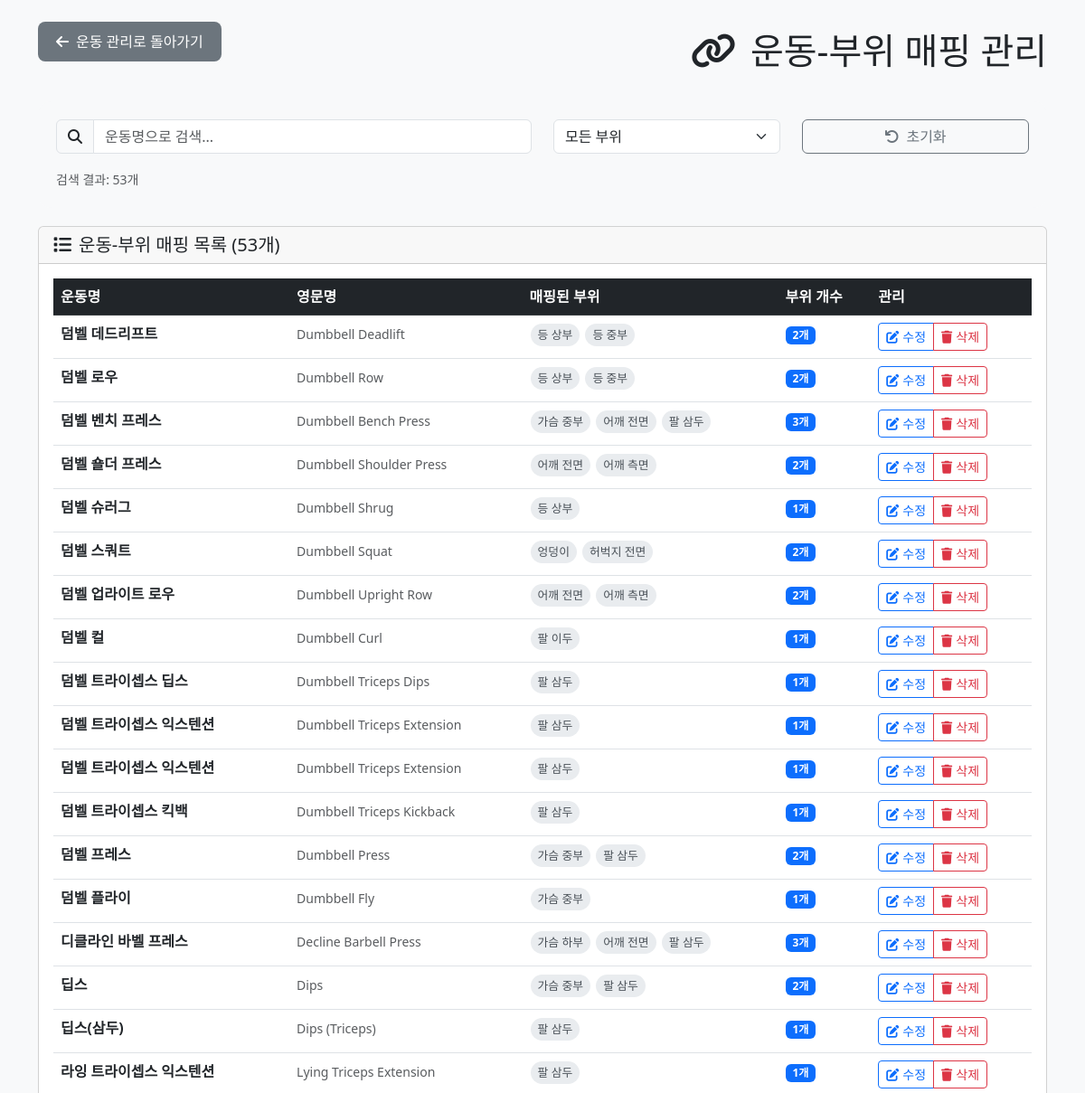
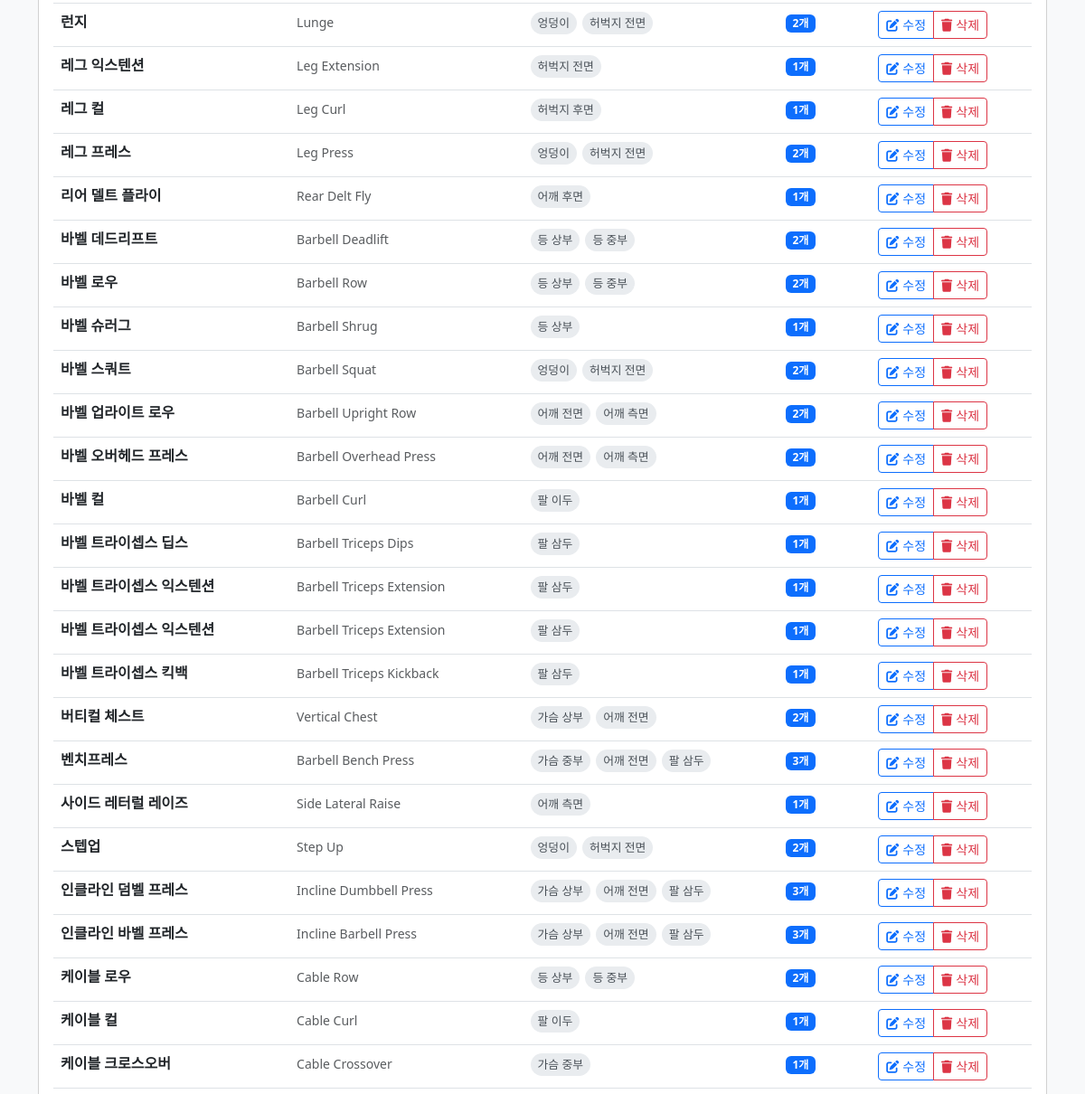
Page /admin/exercise_zone_mapping.php (signed in, upper part) on the earlier database version (2 pictures, top to bottom).
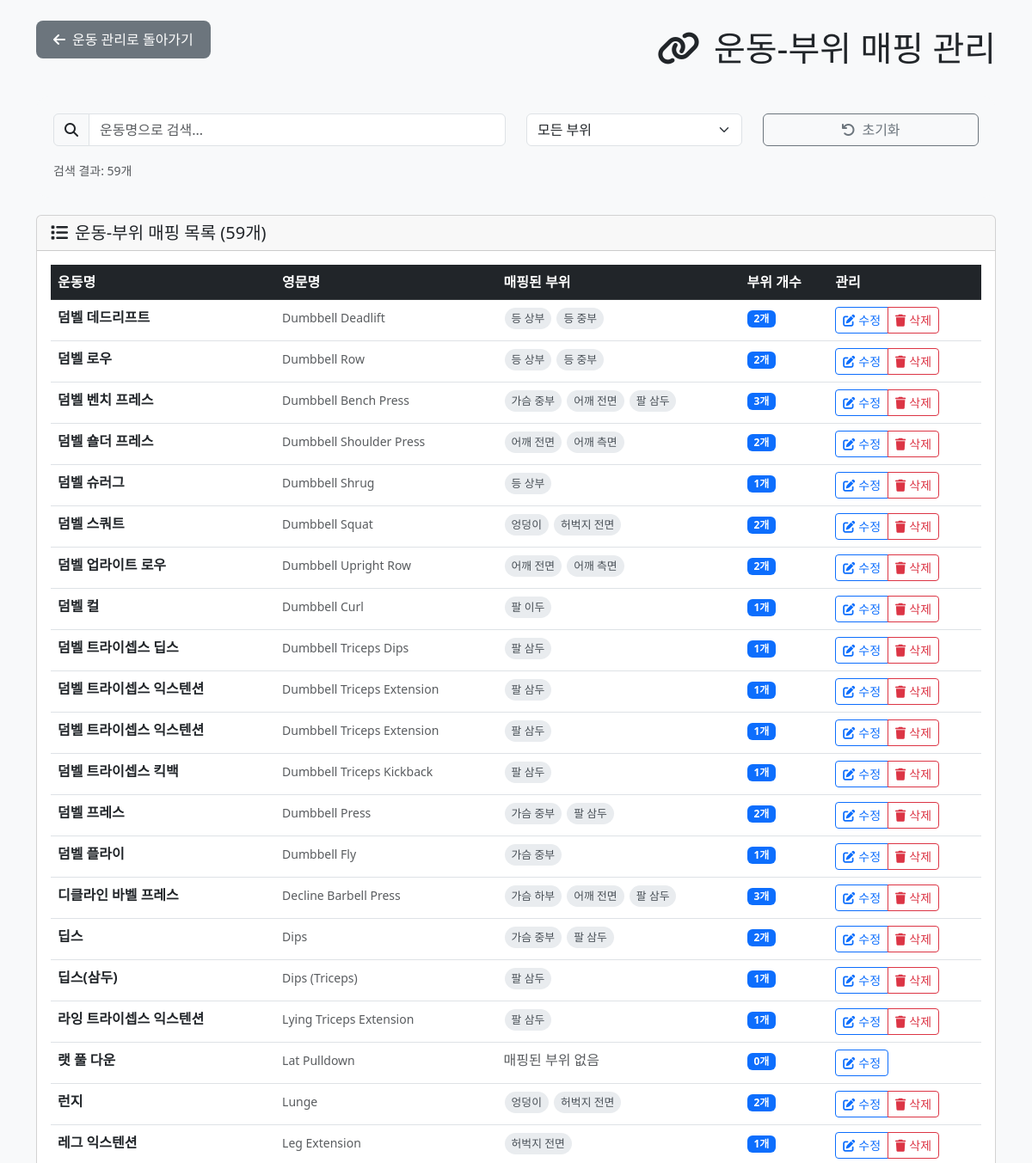
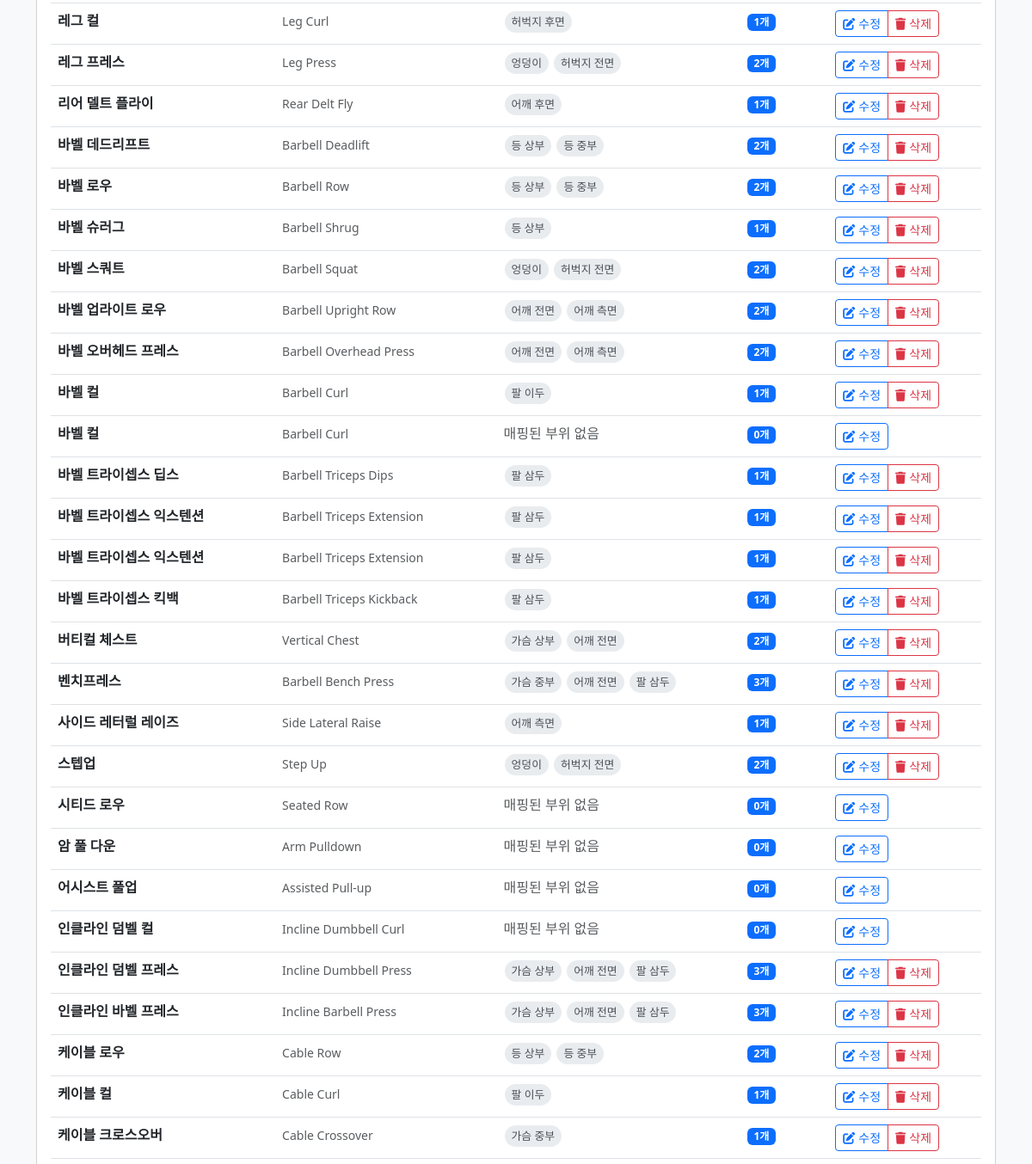
Same page on the later database version (2 pictures, top to bottom).
### tables this page shows
CREATE TABLE IF NOT EXISTS `m_exercise` (
  `ex_id` int(11) NOT NULL AUTO_INCREMENT,
  `name_kr` varchar(120) NOT NULL,
  `name_en` varchar(160) DEFAULT NULL,
  `equipment` varchar(60) DEFAULT NULL COMMENT 'Barbell/Dumbbell/Machine/Bodyweight',
  `equipment_kr` varchar(50) DEFAULT NULL COMMENT '장비명 (한글)',
  `angle` varchar(40) DEFAULT NULL COMMENT 'Flat/Incline/Decline 등',
  `angle_kr` varchar(50) DEFAULT NULL COMMENT '각도명 (한글)',
  `movement` varchar(40) DEFAULT NULL COMMENT 'Press/Pull/Extension/Curl 등',
  `movement_kr` varchar(50) DEFAULT NULL COMMENT '동작명 (한글)',
  `note` varchar(255) DEFAULT NULL,
  PRIMARY KEY (`ex_id`)
);

### admin/exercise_zone_mapping.php (the view, shortened to what this page needs)
<?php
$pdo = getDB();
$exercises = [];
try {
    $stmt = $pdo->query("
        SELECT e.*,
               COUNT(ez.zone_code) as zone_count,
               GROUP_CONCAT(DISTINCT z.zone_name_kr ORDER BY z.zone_name_kr SEPARATOR ', ') as zone_names
        FROM m_exercise e
        LEFT JOIN m_exercise_zone_target ez ON e.ex_id = ez.ex_id
        LEFT JOIN m_part_zone z ON ez.zone_code = z.zone_code
        GROUP BY e.ex_id
        ORDER BY e.name_kr
    ");
    $exercises = $stmt->fetchAll();
} catch (Exception $e) {
    $error = "운동 목록을 가져오는 중 오류가 발생했습니다: " . $e->getMessage();
}
?>
<!DOCTYPE html>
<html lang="ko">
<head>
    <link href="https://cdn.jsdelivr.net/npm/bootstrap@5.3.0/dist/css/bootstrap.min.css" rel="stylesheet">
    <link rel="stylesheet" href="https://cdnjs.cloudflare.com/ajax/libs/font-awesome/6.4.0/css/all.min.css">
</head>
<body class="bg-light">
    <div class="container mt-4">
        <div class="d-flex justify-content-between align-items-center mb-4">
            <a href="exercise_management.php" class="back-btn">
                <i class="fas fa-arrow-left me-2"></i>운동 관리로 돌아가기
            </a>
            <h1 class="mb-0">
                <i class="fas fa-link me-3"></i>운동-부위 매핑 관리
            </h1>
        </div>
        <div class="search-section">
            <div class="row">
                <div class="col-md-6">
                    <div class="input-group">
                        <span class="input-group-text"><i class="fas fa-search"></i></span>
                        <input type="text" class="form-control" id="searchInput" placeholder="운동명으로 검색...">
                    </div>
                </div>
                <div class="col-md-3">
                    <select class="form-select" id="zoneFilter">
                        <option value="">모든 부위</option>
                    </select>
                </div>
                <div class="col-md-3">
                    <button type="button" class="btn btn-outline-secondary w-100" onclick="resetFilters()">
                        <i class="fas fa-undo me-2"></i>초기화
                    </button>
                </div>
            </div>
            <div class="row mt-3">
                <div class="col-12">
                    <small class="text-muted">
                        검색 결과: <span id="resultCount"><?= count($exercises) ?></span>개
                    </small>
                </div>
            </div>
        </div>
        <div class="card">
            <div class="card-header">
                <h5 class="mb-0">
                    <i class="fas fa-list me-2"></i>운동-부위 매핑 목록 (<?= count($exercises) ?>개)
                </h5>
            </div>
            <div class="card-body">
                <div class="table-responsive">
                    <table class="table table-hover" id="exerciseTable">
                        <thead class="table-dark">
                            <tr>
                                <th>운동명</th>
                                <th>영문명</th>
                                <th>매핑된 부위</th>
                                <th>부위 개수</th>
                                <th>관리</th>
                            </tr>
                        </thead>
                        <tbody>
                            <?php foreach ($exercises as $exercise): ?>
                                <tr class="exercise-item"
                                    data-exercise-name="<?= htmlspecialchars($exercise['name_kr']) ?>"
                                    data-zone-names="<?= htmlspecialchars($exercise['zone_names'] ?? '') ?>">
                                    <td>
                                        <strong><?= htmlspecialchars($exercise['name_kr']) ?></strong>
                                    </td>
                                    <td>
                                        <small class="text-muted"><?= htmlspecialchars($exercise['name_en'] ?? '') ?></small>
                                    </td>
                                    <td>
                                        <?php if ($exercise['zone_names']): ?>
                                            <div class="zone-list">
                                                <?php
                                                $zoneArray = explode(', ', $exercise['zone_names']);
                                                foreach ($zoneArray as $zoneName):
                                                ?>
                                                    <span class="zone-badge"><?= htmlspecialchars(trim($zoneName)) ?></span>
                                                <?php endforeach; ?>
                                            </div>
                                        <?php else: ?>
                                            <span class="text-muted">매핑된 부위 없음</span>
                                        <?php endif; ?>
                                    </td>
                                    <td>
                                        <span class="badge bg-primary"><?= $exercise['zone_count'] ?>개</span>
                                    </td>
                                    <td>
                                        <div class="btn-group" role="group">
                                            <button type="button" class="btn btn-sm btn-outline-primary"
                                                    onclick="editMapping(<?= $exercise['ex_id'] ?>, '<?= htmlspecialchars($exercise['name_kr']) ?>')">
                                                <i class="fas fa-edit me-1"></i>수정
                                            </button>
                                            <?php if ($exercise['zone_count'] > 0): ?>
                                                <button type="button" class="btn btn-sm btn-outline-danger"
                                                        onclick="deleteMapping(<?= $exercise['ex_id'] ?>, '<?= htmlspecialchars($exercise['name_kr']) ?>')">
                                                    <i class="fas fa-trash me-1"></i>삭제
                                                </button>
                                            <?php endif; ?>
                                        </div>
                                    </td>
                                </tr>
                            <?php endforeach; ?>
                        </tbody>
                    </table>
                </div>
            </div>
        </div>
    </div>
</body>
</html>

### admin/exercise_zone_mapping.php (style rules this page uses)
.zone-badge { background: #e9ecef; color: #495057; padding: 3px 8px; border-radius: 15px; margin: 1px; display: inline-block; font-size: 0.8em; }
.back-btn { background: #6c757d; border: none; padding: 10px 20px; border-radius: 8px; color: white; text-decoration: none; display: inline-block; margin-bottom: 20px; }
.search-section { background: #f8f9fa; border-radius: 15px; padding: 20px; margin-bottom: 20px; }

Differences in the rows shown:
added m_exercise: name_kr "랫 풀 다운", name_en "Lat Pulldown", shows "매핑된 부위 없음", zone_count "0", shown under "운동-부위 매핑 목록 (59개)"
added m_exercise: name_kr "바벨 컬", name_en "Barbell Curl", shows "매핑된 부위 없음", zone_count "0", shown under "운동-부위 매핑 목록 (59개)"
added m_exercise: name_kr "시티드 로우", name_en "Seated Row", shows "매핑된 부위 없음", zone_count "0", shown under "운동-부위 매핑 목록 (59개)"
added m_exercise: name_kr "암 풀 다운", name_en "Arm Pulldown", shows "매핑된 부위 없음", zone_count "0", shown under "운동-부위 매핑 목록 (59개)"
added m_exercise: name_kr "어시스트 풀업", name_en "Assisted Pull-up", shows "매핑된 부위 없음", zone_count "0", shown under "운동-부위 매핑 목록 (59개)"
added m_exercise: name_kr "인클라인 덤벨 컬", name_en "Incline Dumbbell Curl", shows "매핑된 부위 없음", zone_count "0", shown under "운동-부위 매핑 목록 (59개)"
Other differences:
count($exercises): "53" → "59"
